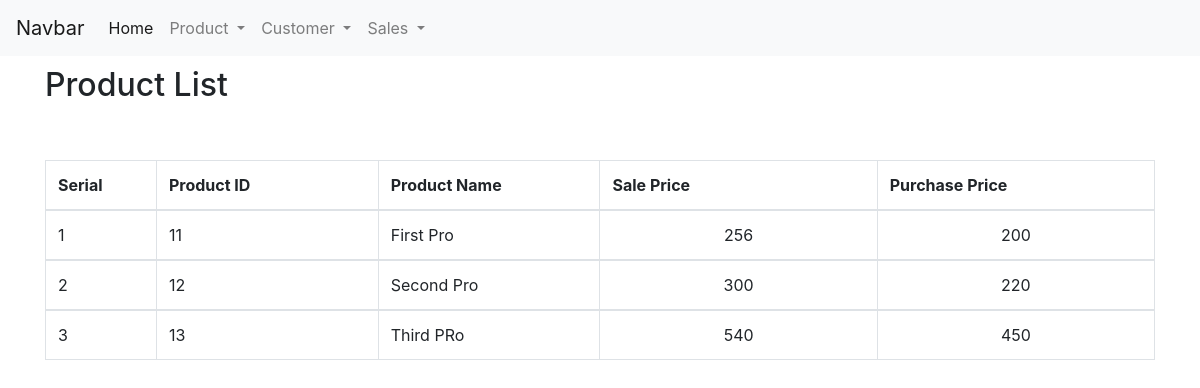
Page /index.php/product on the earlier database version.
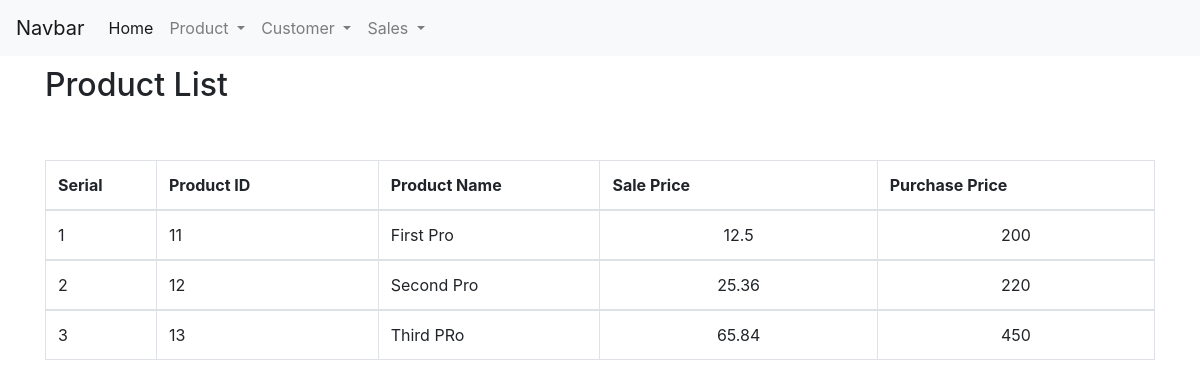
Same page on the later database version.
### tables this page shows
CREATE TABLE `tbl_product` (
  `serial` int(11) NOT NULL,
  `product_id` varchar(15) NOT NULL,
  `product_name` varchar(250) NOT NULL,
  `sale_price` double NOT NULL DEFAULT '0',
  `purchase_price` double NOT NULL DEFAULT '0'
);

### application/controllers/Product.php (called while the page is built, shortened)
<?php
class Product extends CI_Controller {
	public function index()
	{
		$this->db->order_by('product_name');
		$data['products'] = $this->db->get('tbl_product')->result_object();
		$this->load->view('lib/header',$data);
		$this->load->view('product/index');
		$this->load->view('lib/footer');
	}
}

### index.php (called while the page is built, shortened)
<?php
require_once BASEPATH.'core/CodeIgniter.php';

### application/views/product/index.php (the view, shortened to what this page needs)
<div class="container mt 4">
	<h2 class="text-left" style="margin-top: 10px;">
		Product List
	</h2>
	<br><br>
	<table class="table table-bordered ">
		<thead>
			<th width="10%">Serial</th>
			<th width="20%">Product ID</th>
			<th width="20%">Product Name</th>
			<th width="25%">Sale Price</th>
			<th width="25%">Purchase Price</th>
		</thead>
		<tbody id="append">
			<?php $i = 1; foreach ($products as $product) { ?>
				<tbody>
					<tr>
						<td><?php echo $i; ?></td>
						<td><?php echo $product->product_id; ?></td>
						<td><?php echo $product->product_name; ?></td>
						<td class="text-center"><?php echo $product->sale_price; ?></td>
						<td class="text-center"><?php echo $product->purchase_price; ?></td>
					</tr>
				</tbody>
			<?php 	$i++; } ?>
		</tbody>
	</table>
</div>

### application/views/lib/header.php (shortened to what this page needs)
<!doctype html>
<html lang="en">
<head>
  <link rel="stylesheet" href="<?php echo base_url(); ?>asset/bootstrap/dist/css/bootstrap.min.css">
</head>
<body>
  <nav class="navbar navbar-expand-lg navbar-light bg-light">
    <a class="navbar-brand" href="#">Navbar</a>
    <div class="collapse navbar-collapse" id="navbarSupportedContent">
      <ul class="navbar-nav mr-auto">
        <li class="nav-item active">
          <a class="nav-link" href="<?php  echo base_url(); ?>">Home <span class="sr-only">(current)</span></a>
        </li>
        <li class="nav-item dropdown">
          <a class="nav-link dropdown-toggle" href="#" id="navbarDropdown" role="button" data-toggle="dropdown" aria-haspopup="true" aria-expanded="false">
            Product
          </a>
        </li>
        <li class="nav-item dropdown">
          <a class="nav-link dropdown-toggle" href="#" id="navbarDropdown" role="button" data-toggle="dropdown" aria-haspopup="true" aria-expanded="false">
            Customer
          </a>
        </li>
         <li class="nav-item dropdown">
          <a class="nav-link dropdown-toggle" href="#" id="navbarDropdown" role="button" data-toggle="dropdown" aria-haspopup="true" aria-expanded="false">
            Sales
          </a>
        </li>
      </ul>
    </div>
  </nav>

### application/views/lib/footer.php (shortened to what this page needs)
</body>
</html>

Differences in the rows shown:
changed tbl_product "First Pro": sale_price "256" → "12.5"
changed tbl_product "Second Pro": sale_price "300" → "25.36"
changed tbl_product "Third PRo": sale_price "540" → "65.84"
